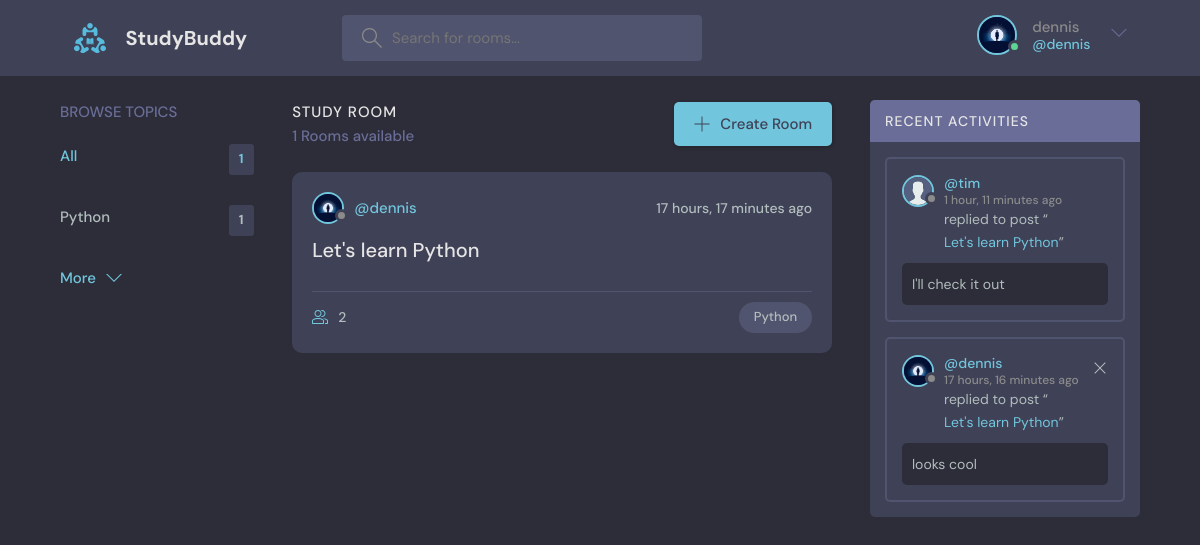
/ (signed in), run on the app's committed database.
### base/models.py (models this page shows, shortened)
class User(AbstractUser):
    name = models.CharField(max_length=200, null=True)
    email = models.EmailField(unique=True, null=True)
    bio = models.TextField(null=True)
    avatar = models.ImageField(null=True, default="avatar.svg")
    USERNAME_FIELD = 'email'
    REQUIRED_FIELDS = []

class Topic(models.Model):
    name = models.CharField(max_length=200)

class Room(models.Model):
    hosts = models.ForeignKey(User, on_delete=models.SET_NULL, null=True)
    topic = models.ForeignKey(Topic, on_delete=models.SET_NULL, null=True)
    name = models.CharField(max_length=100)
    description = models.TextField(null=True, blank=True)
    participants = models.ManyToManyField(User, related_name='participants', blank=True)
    created_at = models.DateTimeField(auto_now_add=True)
    updated_at = models.DateTimeField(auto_now=True)
    class Meta:
        ordering = ['-updated_at', '-created_at']
    def __str__(self):
        return self.name

class Message(models.Model):
    user = models.ForeignKey(User, on_delete=models.CASCADE)
    Room = models.ForeignKey(Room, on_delete=models.CASCADE)
    body = models.TextField()
    created_at = models.DateTimeField(auto_now_add=True)
    updated_at = models.DateTimeField(auto_now=True)
    class Meta:
        ordering = ['-updated_at', '-created_at']

### base/views.py (the view)
# urls.py: path('', views.home_view, name='home'),
def home_view(request, *args, **kwargs): # *args, **kwargs
    q = request.GET.get('q') if request.GET.get('q') != None else ''
    rooms = Room.objects.filter(
        Q(topic__name__icontains=q) |
        Q(name__icontains=q) |
        Q(description__icontains=q)
    )
    topics = Topic.objects.all()[0:5]
    room_count = rooms.count()
    room_messages = Message.objects.all().filter(Q(Room__topic__name__icontains=q))
    context = {'rooms': rooms, 'topics': topics, 'room_count': room_count, 'room_messages': room_messages}
    return render(request, 'base/home.html', context)

### base/templates/base/home.html (shortened to what this page needs)
{% extends 'main.html' %}
{% block content %}
<main class="layout layout--3">
  <div class="container">
    {% include 'base/topic_component.html' %}
    <div class="roomList">
      <div class="roomList__header">
        <div>
          <h2>Study Room</h2>
          <p>{{ room_count }} Rooms available</p>
        </div>
        <a class="btn btn--main" href="{% url 'create-room' %}">
          <svg version="1.1" xmlns="http://www.w3.org/2000/svg" width="32" height="32" viewBox="0 0 32 32">
            <title>add</title>
            <path
              d="M16.943 0.943h-1.885v14.115h-14.115v1.885h14.115v14.115h1.885v-14.115h14.115v-1.885h-14.115v-14.115z"
            ></path>
          </svg>
          Create Room
        </a>
      </div>
      {% include 'base/feed_component.html' %}
    </div>
    {% include 'base/activity_component.html' %}
  </div>
</main>
{% endblock %}

### templates/navbar.html (shortened to what this page needs)
{% load static %}
<header class="header header--loggedIn">
      <div class="container">
        <a href="{% url 'home' %}" class="header__logo">
          <img src="{% static 'images/logo.svg' %}" />
          <h1>StudyBuddy</h1>
        </a>
        <form class="header__search" method="GET" action="{% url 'home' %}">
          <label>
            <input name="q" placeholder="Search for rooms..." />
          </label>
        </form>
        <nav class="header__menu">
          {% if request.user.is_authenticated %}
          <div class="header__user">
            <a href="{% url 'update-user' %}">
              <div class="avatar avatar--medium active">
                <img src="{{request.user.avatar.url}}" />
              </div>
              <p>{{ request.user.username }} <span>@{{ request.user.username }}</span></p>
            </a>
            <button class="dropdown-button">
              <svg version="1.1" xmlns="http://www.w3.org/2000/svg" width="32" height="32" viewBox="0 0 32 32">
                <title>chevron-down</title>
                <path d="M16 21l-13-13h-3l16 16 16-16h-3l-13 13z"></path>
              </svg>
            </button>
          </div>
          {% else %}
          <a href="{% url 'login' %}">
            <img src="{% static 'images/avatar.svg' %}" />
            <p>Login</p>
          </a>
          {% endif %}
        </nav>
      </div>
    </header>

### base/templates/base/topic_component.html
<div class="topics">
    <div class="topics__header">
    <h2>Browse Topics</h2>
    </div>
    <ul class="topics__list">
    <li>
        <a href="{% url 'home' %}" class="active">All <span>{{ topics.count }}</span></a>
    </li>
    {% for topic in topics %}
    <li>
        <a href="{% url 'home' %}?q={{topic.name}}">{{ topic.name }} <span>{{ topic.room_set.all.count }}</span></a>
    </li>
    {% endfor %}
    </ul>
    <a class="btn btn--link" href="{% url 'topics' %}">
    More
    <svg version="1.1" xmlns="http://www.w3.org/2000/svg" width="32" height="32" viewBox="0 0 32 32">
        <title>chevron-down</title>
        <path d="M16 21l-13-13h-3l16 16 16-16h-3l-13 13z"></path>
    </svg>
    </a>
</div>

### base/templates/base/feed_component.html (shortened to what this page needs)
{% for room in rooms %}
<div class="roomListRoom">
        <div class="roomListRoom__header">
          <a href="{% url 'user-profile' room.hosts.id %}" class="roomListRoom__author">
            <div class="avatar avatar--small">
              <img src="{{room.hosts.avatar.url}}" />
            </div>
            <span>@{{room.hosts.username}}</span>
          </a>
          <div class="roomListRoom__actions">
            <span>{{room.created_at|timesince}} ago</span>
          </div>
        </div>
        <div class="roomListRoom__content">
          <a href="{% url 'rooms' room.id %}">{{room.name}}</a>
        </div>
        <div class="roomListRoom__meta">
          <a href="{% url 'rooms' room.id %}" class="roomListRoom__joined">
              {{room.participants.all.count}}
          </a>
          <p class="roomListRoom__topic">{{room.topic.name}}</p>
        </div>
      </div>
{% endfor %}

### base/templates/base/activity_component.html
<div class="activities">
      <div class="activities__header">
        <h2>Recent Activities</h2>
      </div>
        {% for message in room_messages %}
      <div class="activities__box">
        <div class="activities__boxHeader roomListRoom__header">
          <a href="{% url 'user-profile' message.user.id %}" class="roomListRoom__author">
            <div class="avatar avatar--small">
              <img src="{{message.user.avatar.url}}" />
            </div>
            <p>
              @{{message.user.username}}
              <span>{{message.created_at|timesince}} ago</span>
            </p>
          </a>
            {% if request.user == message.user %}
          <div class="roomListRoom__actions">
            <a href="{% url 'delete-message' message.id %}">
              <svg version="1.1" xmlns="http://www.w3.org/2000/svg" width="32" height="32" viewBox="0 0 32 32">
                <title>remove</title>
                <path
                  d="M27.314 6.019l-1.333-1.333-9.98 9.981-9.981-9.981-1.333 1.333 9.981 9.981-9.981 9.98 1.333 1.333 9.981-9.98 9.98 9.98 1.333-1.333-9.98-9.98 9.98-9.981z"
                ></path>
              </svg>
            </a>
          </div>
            {% endif %}
        </div>
        <div class="activities__boxContent">
          <p>replied to post “<a href="{% url 'rooms' message.Room.id %}">{{message.Room}}</a>”</p>
          <div class="activities__boxRoomContent">
            {{message.body}}
          </div>
        </div>
      </div>
    {% endfor %}
    </div>

### data on the page
User: user.avatar (picture), user.username "dennis"
Topic: name "Python", room_set.all.count "1"
Room: hosts.avatar (picture), hosts.username "dennis", created_at "17 hours, 17 minutes", name "Let's learn Python", participants.all.count "2", topic.name "Python"
Message: user.avatar (placeholder picture), user.username "tim", created_at "1 hour, 11 minutes", Room "Let's learn Python", body "I'll check it out"
Message: user.avatar (picture), user.username "dennis", created_at "17 hours, 16 minutes", Room "Let's learn Python", body "looks cool"

### other printed values
{{ topics.count }} "1"
{{ room_count }} "1"
